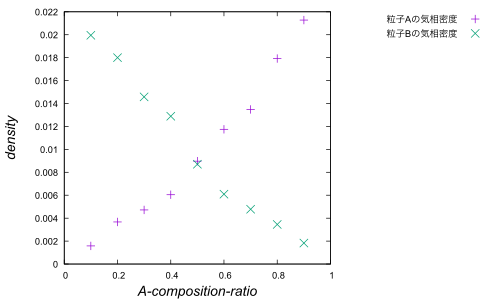

Recreate this plot in gnuplot.
set term pdf
set out 'density_azeotrope_curve.pdf'
set xlabel '{/Arial-Italic A-composition-ratio}'
set ylabel '{/Arial-Italic density}'
set xlabel font 'Arial,15'
set ylabel font 'Arial,15'
set xrange [0.0:1.0]
set tics font 'Arial,10'
set key font 'Arial,10'
set key right outside
set key spacing 1.4
plot 'density_azeotrope_curve.dat' u 1:2 title '粒子Aの気相密度', 'density_azeotrope_curve.dat' u 1:3 title '粒子Bの気相密度',
